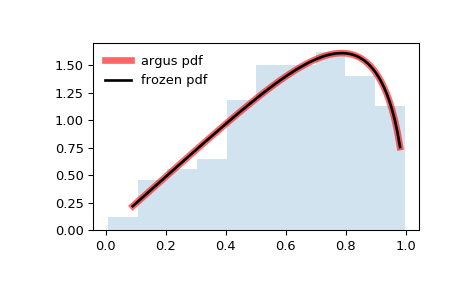

The script that drew this image:
from scipy.stats import argus
import matplotlib.pyplot as plt
fig, ax = plt.subplots(1, 1)

# Calculate a few first moments:

chi = 1
mean, var, skew, kurt = argus.stats(chi, moments='mvsk')

# Display the probability density function (``pdf``):

x = np.linspace(argus.ppf(0.01, chi),
                argus.ppf(0.99, chi), 100)
ax.plot(x, argus.pdf(x, chi),
       'r-', lw=5, alpha=0.6, label='argus pdf')

# Alternatively, the distribution object can be called (as a function)
# to fix the shape, location and scale parameters. This returns a "frozen"
# RV object holding the given parameters fixed.

# Freeze the distribution and display the frozen ``pdf``:

rv = argus(chi)
ax.plot(x, rv.pdf(x), 'k-', lw=2, label='frozen pdf')

# Check accuracy of ``cdf`` and ``ppf``:

vals = argus.ppf([0.001, 0.5, 0.999], chi)
np.allclose([0.001, 0.5, 0.999], argus.cdf(vals, chi))
# True

# Generate random numbers:

r = argus.rvs(chi, size=1000)

# And compare the histogram:

ax.hist(r, density=True, histtype='stepfilled', alpha=0.2)
ax.legend(loc='best', frameon=False)
plt.show()
